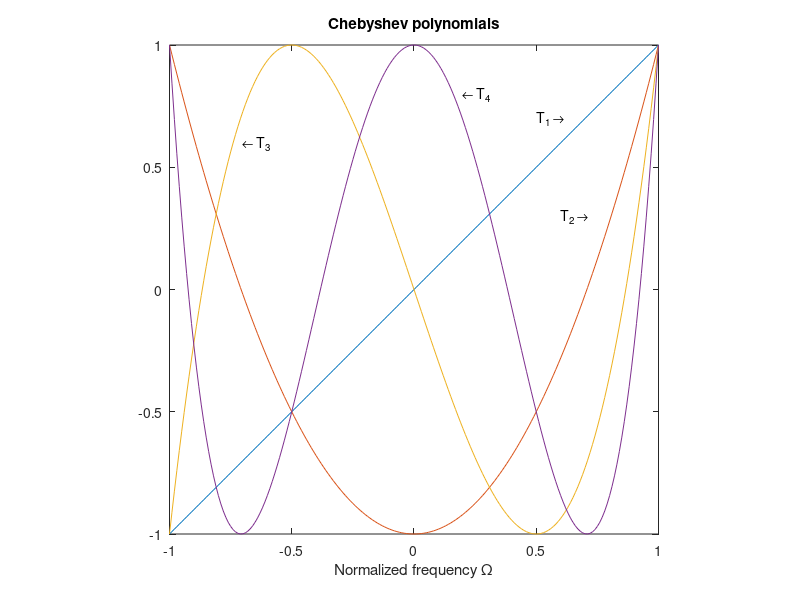

Write MATLAB code to recreate this figure.
%
%   This routine plots the first four Chebyshev polynomials
%   in the normalized frequency range from -1 to 1
% 
%   Copyright (c) 1999 by P.Bretchko and R.Ludwig
%   "RF Circuit Design: Theory and Practice"
%

close all; % close all opened graphs
clear all; % clear all variables
figure;    % open new graph

w=-1:0.01:1;

% define chebyshev polynomials
T1=w;
T2=-1+2*w.^2;
T3=-3*w+4*w.^3;
T4=1-8*w.^2+8*w.^4;

plot(w,T1,w,T2,w,T3,w,T4);
axis square;

text(0.5,0.7,'{T_1} \rightarrow');
text(0.6,0.3,'{T_2} \rightarrow');
text(-0.7,0.6,'\leftarrow {T_3}');
text(0.2,0.8,'\leftarrow {T_4}');
title('Chebyshev polynomials');
xlabel('Normalized frequency \Omega');
%print -deps 'fig5_19.eps'
